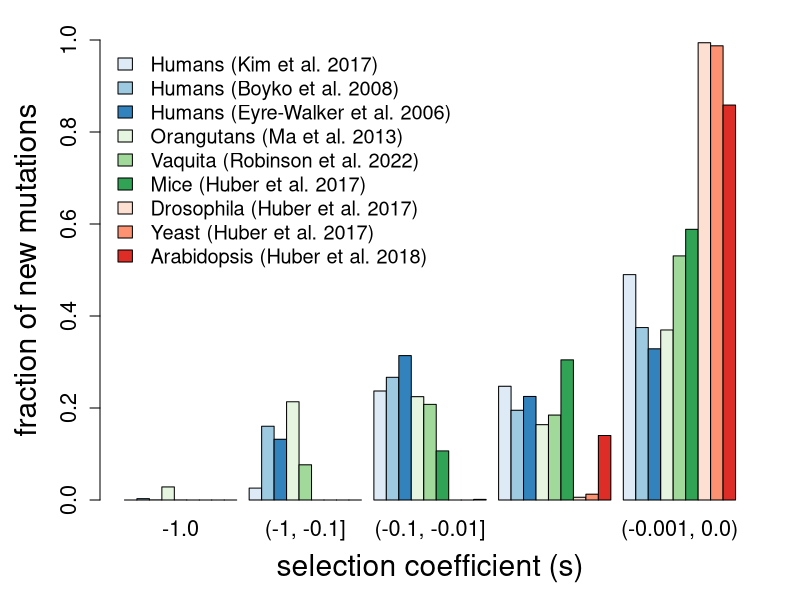

Here is the R script that generated this plot:
### script for creating Figure 1 in Kyriazis et al. 2022 biorxiv


get_DFE_fracs <- function(shape, scale){
  g <- rgamma(n=1000000,shape = shape, scale= scale)
  
  lethals <- g[g>0.99]
  lethals_frac <- length(lethals)/length(g)
  
  sublethals <- g[g<0.99 & g >0.1]
  sublet_frac <- length(sublethals)/length(g)
  
  strDel <- g[g<0.1 & g >0.01]
  strDel_frac <- length(strDel)/length(g)
  
  modDel <- g[g<0.01 & g >0.001]
  modDel_frac <- length(modDel)/length(g)
  
  wkDel <- g[g<0.001]
  wkDel_frac <- length(wkDel)/length(g)
  
  return(c(lethals_frac,sublet_frac,strDel_frac,modDel_frac,wkDel_frac))
}


# results for Kim 2017 DFE and Henn hs
mean = 0.01314833
shape = 0.186
scale = mean/shape
g <- rgamma(n=1000000,shape = shape, scale= scale)
kim_DFE_fracs <- get_DFE_fracs(shape,scale)

# results for Boyko 2008 DFE
shape = 0.184 
scale = 8200/25636
mean = scale*shape
g <- rgamma(n=1000000,shape = shape, scale= scale)
boyko_DFE_fracs <- get_DFE_fracs(shape,scale)

# Eyre walker 
shape=0.23
mean=0.043
scale = mean/shape
g <- rgamma(n=1000000,shape = shape, scale= scale)
eyrewalker_DFE_fracs <- get_DFE_fracs(shape,scale)

# results for Vaquita DFE
mean = 0.0257224845852388
shape = 0.13139582
scale = mean/shape
g <- rgamma(n=1000000,shape = shape, scale= scale)
vaquita_DFE_fracs <- get_DFE_fracs(shape,scale)

# mouse from huber 2017
shape=0.22
scale=0.016
g <- rgamma(n=1000000,shape = shape, scale= scale)
mouse_DFE_fracs <- get_DFE_fracs(shape,scale)

# yeast from huber 2017
shape=0.22
scale=3.7e-04
g <- rgamma(n=1000000,shape = shape, scale= scale)
yeast_DFE_fracs <- get_DFE_fracs(shape,scale)

# drosophila from huber 2017
shape=0.35
scale=3.8e-04
g <- rgamma(n=1000000,shape = shape, scale= scale)
dmel_DFE_fracs <- get_DFE_fracs(shape,scale)

# arabidopsis
mean = 0.00048655
shape = 0.185
scale = mean/shape
g <- rgamma(n=1000000,shape = shape, scale= scale)
arab_DFE_fracs <- get_DFE_fracs(shape,scale)

# orangutans
shape=0.16
scale=14392/17934
g <- rgamma(n=1000000,shape = shape, scale= scale)
orang_DFE_fracs <- get_DFE_fracs(shape,scale)



setwd("~/Documents/UCLA/simulations_review/Analysis/Plots/")
pdf("plot_all_DFEs.pdf", width = 10, height = 5)

par(mar=c(5,5,2,2))
library("RColorBrewer")
cols <- c(brewer.pal(3,"Blues"),brewer.pal(3,"Greens"),brewer.pal(3,"Reds"))

DFEs <- rbind(kim_DFE_fracs,boyko_DFE_fracs,eyrewalker_DFE_fracs,orang_DFE_fracs,vaquita_DFE_fracs,mouse_DFE_fracs,yeast_DFE_fracs,dmel_DFE_fracs,arab_DFE_fracs)
barplot(DFEs,beside=T, ylim=c(0,1), xlab="selection coefficient (s)", ylab="fraction of new mutations",
        names.arg = c("-1.0","(-1, -0.1]", "(-0.1, -0.01]","(-0.01, -0.001]", "(-0.001, 0.0)"), cex.lab = 1.8, col=cols, cex.names =1.3, cex.axis=1.3)
legend("topleft", legend=c("Humans (Kim et al. 2017)","Humans (Boyko et al. 2008)","Humans (Eyre-Walker et al. 2006)", "Orangutans (Ma et al. 2013)", "Vaquita (Robinson et al. 2022)","Mice (Huber et al. 2017)","Drosophila (Huber et al. 2017)","Yeast (Huber et al. 2017)","Arabidopsis (Huber et al. 2018)" ), 
       fill=cols, cex=1.2, bty = "n")

dev.off()

